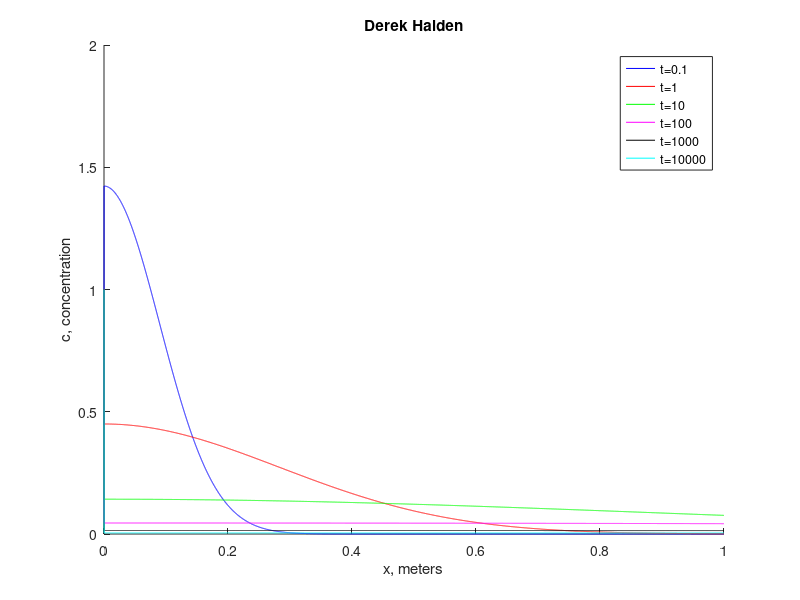

The MATLAB source for this figure:
D = 0.40;
v = 0.15;
c0 = 1;
k = 3.47e-06;
C0 = c0/sqrt(4*pi*D);
t=[0.1 1 10 100 1000 10000];
C = ones(10000,length(t));
C(1) = C0;
x = ones(10000,1);
x(1) = 0;

for i = 2:length(C)
    x(i) = i/(length(C)/1) - 1/(length(C)/1);
    for j = 1:length(t)
        C(i,j) = 0.45*(t(j)^(-1/2))*exp(-(x(i)^2)/(0.16*t(j)));
    end
end
hold on
plot(x(:,1), C(:,1), 'b');
plot(x(:,1), C(:,2), 'r');
plot(x(:,1), C(:,3), 'g');
plot(x(:,1), C(:,4), 'm');
plot(x(:,1), C(:,5), 'k');
plot(x(:,1), C(:,6), 'c');
title('Derek Halden')
xlabel('x, meters')
ylabel('c, concentration')
legend('t=0.1','t=1', 't=10', 't=100', 't=1000', 't=10000')


